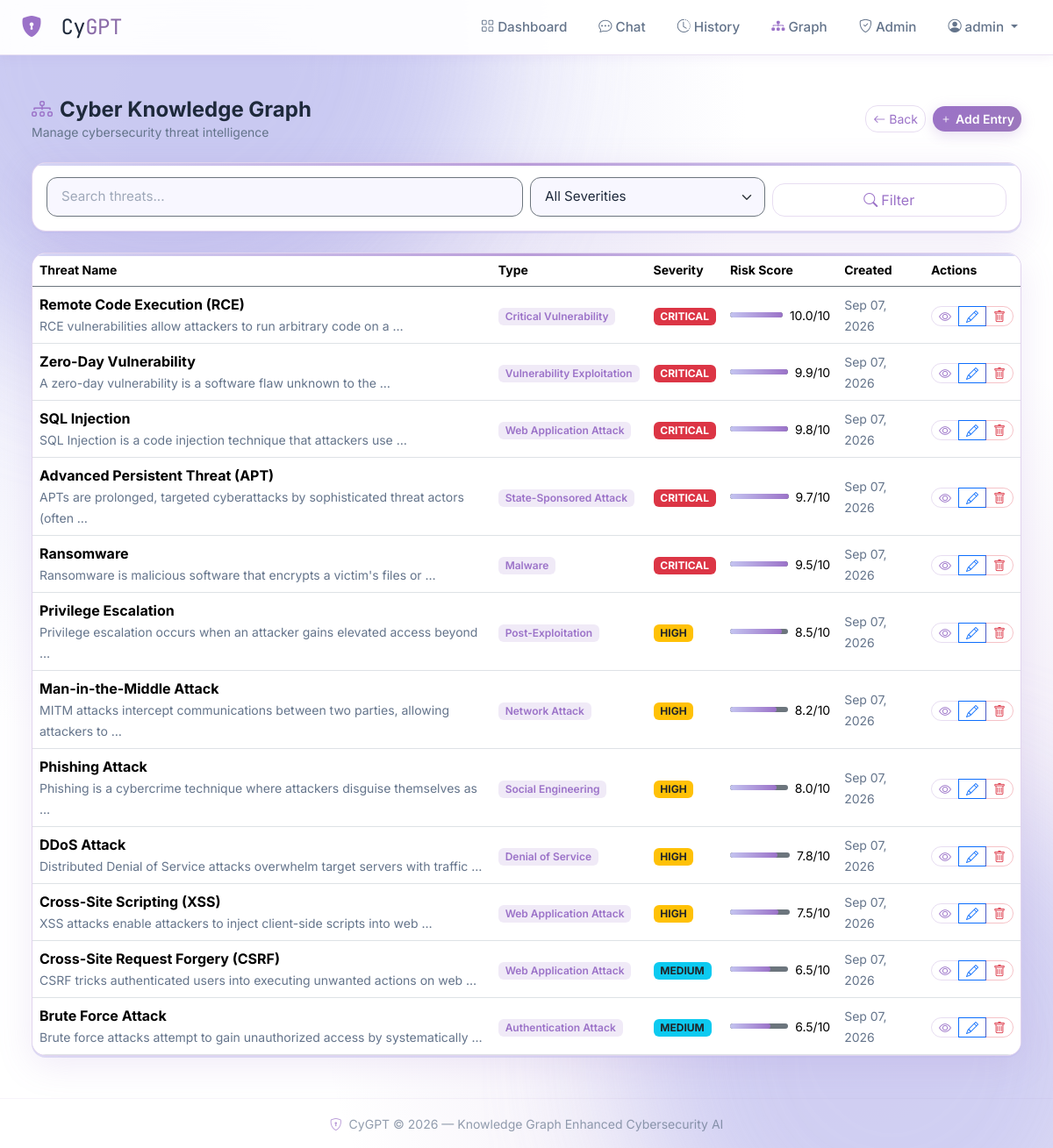
The page /knowledge/ (signed in) on the database its author committed.
### users/models.py (models this page shows, shortened)
class CustomUser(AbstractUser):
    ROLE_CHOICES = [
        ('user', 'User'),
        ('admin', 'Admin'),
    ]
    email = models.EmailField(unique=True)
    role = models.CharField(max_length=10, choices=ROLE_CHOICES, default='user')
    bio = models.TextField(blank=True)
    avatar = models.ImageField(upload_to='avatars/', blank=True, null=True)
    created_at = models.DateTimeField(auto_now_add=True)
    USERNAME_FIELD = 'email'
    REQUIRED_FIELDS = ['username']
    @property
    def is_admin_user(self):
        return self.role == 'admin' or self.is_superuser

### knowledgegraph/models.py (models this page shows, shortened)
class CyberKnowledge(models.Model):
    SEVERITY_CHOICES = [
        ('low', 'Low'),
        ('medium', 'Medium'),
        ('high', 'High'),
        ('critical', 'Critical'),
    ]
    STATUS_CHOICES = [
        ('pending', 'Pending Approval'),
        ('approved', 'Approved'),
        ('rejected', 'Rejected'),
    ]
    THREAT_TYPE_CHOICES = [
        ('Malware', 'Malware'),
        ('Phishing', 'Phishing'),
        ('Ransomware', 'Ransomware'),
        ('DDoS', 'DDoS'),
        ('SQL Injection', 'SQL Injection'),
        ('Cross-Site Scripting (XSS)', 'Cross-Site Scripting (XSS)'),
        ('Zero-Day Exploit', 'Zero-Day Exploit'),
        ('Social Engineering', 'Social Engineering'),
        ('Insider Threat', 'Insider Threat'),
        ('Advanced Persistent Threat (APT)', 'Advanced Persistent Threat (APT)'),
        ('Other', 'Other'),
    ]
    threat_name = models.CharField(max_length=200)
    threat_type = models.CharField(max_length=100, choices=THREAT_TYPE_CHOICES, default='Malware')
    description = models.TextField()
    attack_method = models.TextField()
    prevention = models.TextField()
    severity = models.CharField(max_length=20, choices=SEVERITY_CHOICES, default='medium')
    risk_score = models.FloatField(default=5.0)
    related_vulnerabilities = models.TextField(blank=True)
    cve_references = models.TextField(blank=True, help_text='CVE IDs comma-separated')
    status = models.CharField(max_length=20, choices=STATUS_CHOICES, default='approved')
    submitted_by = models.ForeignKey(settings.AUTH_USER_MODEL, on_delete=models.SET_NULL, null=True, blank=True, related_name='submitted_threats')
    created_at = models.DateTimeField(auto_now_add=True)
    updated_at = models.DateTimeField(auto_now=True)
    class Meta:
        ordering = ['-risk_score', '-created_at']
        verbose_name = 'Cyber Knowledge'
        verbose_name_plural = 'Cyber Knowledge'

### knowledgegraph/views.py (the view)
# urls.py: path('', views.knowledge_list, name='list'),
@require_admin
def knowledge_list(request):
    q = request.GET.get('q', '')
    severity = request.GET.get('severity', '')
    knowledge = CyberKnowledge.objects.all()
    if q:
        knowledge = knowledge.filter(
            Q(threat_name__icontains=q) | Q(threat_type__icontains=q) | Q(description__icontains=q)
        )
    if severity:
        knowledge = knowledge.filter(severity=severity)
    return render(request, 'knowledgegraph/list.html', {
        'knowledge': knowledge, 'q': q, 'severity': severity
    })

### adminpanel/context_processors.py (called while the page is built)
def active_alerts(request):
    if request.user.is_authenticated:
        alerts = [alert for alert in BroadcastAlert.objects.filter(is_active=True) if alert.is_valid]
        return {'active_alerts': alerts}
    return {'active_alerts': []}

### knowledgegraph/views.py (called while the page is built)
def require_admin(view_func):
    from functools import wraps
    @wraps(view_func)
    def wrapper(request, *args, **kwargs):
        if not request.user.is_authenticated or not request.user.is_admin_user:
            messages.error(request, 'Admin access required.')
            return redirect('users:login')
        return view_func(request, *args, **kwargs)
    return wrapper

### templates/knowledgegraph/list.html (shortened to what this page needs)
{% extends 'base.html' %}
{% block content %}
<div class="container-fluid py-4 px-4">
  <div class="d-flex justify-content-between align-items-center mb-4">
    <div>
      <h4 class="fw-bold mb-0"><i class="bi bi-diagram-3 me-2 text-cyan"></i>Cyber Knowledge Graph</h4>
      <p class="text-muted small mb-0">Manage cybersecurity threat intelligence</p>
    </div>
    <div class="d-flex align-items-center gap-2">
      <a href="{% url 'adminpanel:dashboard' %}" class="btn btn-outline-secondary btn-sm"><i class="bi bi-arrow-left me-1"></i>Back</a>
      <a href="{% url 'knowledge:add' %}" class="btn btn-cyber-primary btn-sm"><i class="bi bi-plus me-1"></i>Add Entry</a>
    </div>
  </div>
  <div class="premium-panel p-3 rounded-4 mb-4">
    <form method="get" class="row g-2 align-items-end">
      <div class="col-md-6">
        <input type="text" name="q" value="{{ q }}" class="form-control bg-white text-dark border-secondary" placeholder="Search threats...">
      </div>
      <div class="col-md-3">
        <select name="severity" class="form-select bg-white text-dark border-secondary">
          <option value="">All Severities</option>
        </select>
      </div>
      <div class="col-md-3">
        <button type="submit" class="btn btn-outline-secondary w-100"><i class="bi bi-search me-1"></i>Filter</button>
      </div>
    </form>
  </div>
  <div class="premium-panel rounded-4 overflow-hidden">
    <div class="table-responsive">
      <table class="table table-hover align-middle mb-0">
        <thead class="border-bottom border-secondary">
          <tr class="text-muted small">
            <th>Threat Name</th><th>Type</th><th>Severity</th><th>Risk Score</th><th>Created</th><th>Actions</th>
          </tr>
        </thead>
        <tbody>
          {% for entry in knowledge %}
          <tr>
            <td><strong>{{ entry.threat_name }}</strong><br><small class="text-muted">{{ entry.description|truncatewords:10 }}</small></td>
            <td><span class="badge bg-secondary">{{ entry.threat_type }}</span></td>
            <td>
              <span class="badge {% if entry.severity == 'critical' %}bg-danger{% elif entry.severity == 'high' %}bg-warning text-dark{% elif entry.severity == 'medium' %}bg-info text-dark{% else %}bg-success{% endif %}">
                {{ entry.severity|upper }}
              </span>
            </td>
            <td>
              <div class="d-flex align-items-center gap-2">
                <div class="progress flex-grow-1 bg-secondary" style="height:6px;width:60px;">
                  <div class="progress-bar bg-cyan" style="width:{{ entry.risk_score|floatformat:0 }}0%"></div>
                </div>
                <small>{{ entry.risk_score }}/10</small>
              </div>
            </td>
            <td><small class="text-muted">{{ entry.created_at|date:"M d, Y" }}</small></td>
            <td>
              <div class="btn-group btn-group-sm">
                <a href="{% url 'knowledge:detail' entry.pk %}" class="btn btn-outline-secondary py-0"><i class="bi bi-eye"></i></a>
                <a href="{% url 'knowledge:edit' entry.pk %}" class="btn btn-outline-primary py-0"><i class="bi bi-pencil"></i></a>
                <a href="{% url 'knowledge:delete' entry.pk %}" class="btn btn-outline-danger py-0"><i class="bi bi-trash"></i></a>
              </div>
            </td>
          </tr>
          {% empty %}
          <tr><td colspan="6" class="text-center text-muted py-4">No knowledge entries found. <a href="{% url 'knowledge:add' %}" class="text-cyan">Add the first entry.</a></td></tr>
          {% endfor %}
        </tbody>
      </table>
    </div>
  </div>
</div>
{% endblock %}

### templates/base.html (shortened to what this page needs)
<!DOCTYPE html>
<html lang="en" data-bs-theme="light">
<head>
  <link href="https://cdn.jsdelivr.net/npm/bootstrap@5.3.2/dist/css/bootstrap.min.css" rel="stylesheet">
  <link href="https://cdn.jsdelivr.net/npm/bootstrap-icons@1.11.3/font/bootstrap-icons.min.css" rel="stylesheet">
  {% load static %}
  <link rel="stylesheet" href="{% static 'css/custom.css' %}">
</head>
<body class="cyber-body">
<nav class="navbar navbar-expand-lg cyber-navbar sticky-top">
  <div class="container-fluid px-4">
    <a class="navbar-brand cyber-brand" href="/">
      <i class="bi bi-shield-lock-fill text-cyan me-2"></i>
      <span class="brand-text">Cy<span class="text-cyan-light">GPT</span></span>
    </a>
    <div class="collapse navbar-collapse" id="navbarNav">
      <ul class="navbar-nav ms-auto align-items-center gap-1">
        {% if user.is_authenticated %}
          <li class="nav-item"><a class="nav-link cyber-nav-link" href="{% url 'chatbot:dashboard' %}"><i class="bi bi-grid me-1"></i>Dashboard</a></li>
          <li class="nav-item"><a class="nav-link cyber-nav-link" href="{% url 'chatbot:chat' %}"><i class="bi bi-chat-dots me-1"></i>Chat</a></li>
          <li class="nav-item"><a class="nav-link cyber-nav-link" href="{% url 'chatbot:history' %}"><i class="bi bi-clock-history me-1"></i>History</a></li>
          <li class="nav-item"><a class="nav-link cyber-nav-link" href="{% url 'knowledge:graph' %}"><i class="bi bi-diagram-3-fill me-1 text-cyan"></i>Graph</a></li>
          {% if user.is_admin_user %}
            <li class="nav-item"><a class="nav-link cyber-nav-link text-warning" href="{% url 'adminpanel:dashboard' %}"><i class="bi bi-shield-check me-1"></i>Admin</a></li>
          {% endif %}
          <li class="nav-item dropdown">
            <a class="nav-link dropdown-toggle cyber-nav-link" href="#" data-bs-toggle="dropdown">
              <i class="bi bi-person-circle me-1"></i>{{ user.username }}
            </a>
          </li>
        {% else %}
          <li class="nav-item"><a class="nav-link cyber-nav-link" href="{% url 'users:login' %}">Login</a></li>
          <li class="nav-item"><a class="btn btn-cyber-primary btn-sm ms-2" href="{% url 'users:register' %}">Get Started</a></li>
        {% endif %}
      </ul>
    </div>
  </div>
</nav>
<main class="{% block main_class %}container-fluid py-4{% endblock %}">
  {% block content %}{% endblock %}
</main>
<footer class="cyber-footer mt-auto py-3 text-center">
  <small class="text-muted" style="opacity: 0.7;">
    <i class="bi bi-shield-lock text-cyan me-1"></i>
    CyGPT &copy; 2026 — Knowledge Graph Enhanced Cybersecurity AI
  </small>
</footer>
{% load static %}
</body>
</html>

### static/css/custom.css (style rules this page uses)
:root { --cyber-violet: #9B72C8; --cyber-lavender: #C4C4F0; --cyber-bg: #FFFFFF; --cyber-bg-alt: #F8F7FF; --cyber-text: #1E293B; --cyber-text-muted: #64748B; --cyber-surface: rgba(255, 255, 255, 0.95); --cyber-border: rgba(155, 114, 200, 0.35); --cyber-glow: 0 10px 30px rgba(155, 114, 200, 0.3); }
body.cyber-body { background-color: var(--cyber-bg); background-image: radial-gradient(ellipse at 20% 10%, rgba(196, 196, 240, 0.5) 0%, transparent 45%), radial-gradient(ellipse at 80% 80%, rgba(155, 114, 200, 0.2) 0%, transparent 45%); font-family: 'Inter', sans-serif; color: var(--cyber-text); min-height: 100vh; position: relative; overflow-x: hidden; }
.cyber-navbar { background: rgba(255, 255, 255, 0.95) !important; backdrop-filter: blur(20px); border-bottom: 1px solid rgba(155, 114, 200, 0.2); box-shadow: 0 2px 12px rgba(155, 114, 200, 0.1); z-index: 100; transition: background 0.3s ease, box-shadow 0.3s ease; }
.cyber-brand { font-family: 'JetBrains Mono', monospace; font-size: 1.5rem; text-decoration: none; color: var(--cyber-text) !important; letter-spacing: -0.5px; }
.cyber-nav-link { color: var(--cyber-text-muted) !important; transition: all 0.3s ease; padding: .5rem 1rem !important; border-radius: 20px; font-size: .95rem; font-weight: 500; }
.premium-panel { background: #FFFFFF; border-radius: 24px; border: 1px solid rgba(155, 114, 200, 0.3); box-shadow: 0 10px 40px rgba(155, 114, 200, 0.15), 0 2px 0 rgba(196,196,240,0.5); transition: transform 0.4s cubic-bezier(0.175, 0.885, 0.32, 1.275), box-shadow 0.4s ease; position: relative; overflow: hidden; }
.premium-panel::after { content: ''; position: absolute; top: 0; left: 0; right: 0; height: 3px; background: linear-gradient(90deg, var(--cyber-lavender), var(--cyber-violet), var(--cyber-lavender)); border-radius: 24px 24px 0 0; opacity: 0.7; }
.btn-cyber-primary { background: linear-gradient(135deg, var(--cyber-violet), #9C78BC); color: #fff; border: none; font-weight: 600; transition: all 0.3s ease; border-radius: 14px; box-shadow: 0 4px 15px rgba(177, 143, 207, 0.3); }
.btn-outline-secondary { border-radius: 14px; border: 1px solid rgba(177, 143, 207, 0.3); color: var(--cyber-violet); background: transparent; }
.text-cyan { color: var(--cyber-violet) !important; }
.text-cyan-light { color: #8A6BA8 !important; }
.bg-cyan { background-color: var(--cyber-violet) !important; }
.text-muted { color: var(--cyber-text-muted) !important; }
.cyber-footer { border-top: 1px solid rgba(177, 143, 207, 0.1); background: transparent; }
.form-control, .form-select { background-color: var(--cyber-bg-alt) !important; border: 1px solid rgba(155, 114, 200, 0.25); color: var(--cyber-text) !important; border-radius: 12px; padding: 0.65rem 1rem; font-size: 0.95rem; transition: border-color 0.3s ease, box-shadow 0.3s ease; }
.form-control::placeholder { color: var(--cyber-text-muted); opacity: 0.6; }
.progress { border-radius: 20px; overflow: hidden; }
.progress-bar.bg-cyan { background: linear-gradient(90deg, var(--cyber-lavender), var(--cyber-violet)) !important; border-radius: 20px; transition: width 0.8s ease; }
.badge.bg-secondary { background-color: rgba(155, 114, 200, 0.15) !important; color: var(--cyber-violet) !important; font-weight: 600; }
.btn-outline-danger { border-radius: 14px; border: 1px solid rgba(220, 53, 69, 0.3); transition: all 0.3s ease; }

### rows shown on the page
CustomUser: username "admin"
CyberKnowledge: threat_name "Remote Code Execution (RCE)", description "RCE vulnerabilities allow attackers to run arbitrary code on a …", threat_type "Critical Vulnerability", severity "CRITICAL", risk_score "10.0", created_at "Sep 07, 2026"
CyberKnowledge: threat_name "Zero-Day Vulnerability", description "A zero-day vulnerability is a software flaw unknown to the …", threat_type "Vulnerability Exploitation", severity "CRITICAL", risk_score "9.9", created_at "Sep 07, 2026"
CyberKnowledge: threat_name "SQL Injection", description "SQL Injection is a code injection technique that attackers use …", threat_type "Web Application Attack", severity "CRITICAL", risk_score "9.8", created_at "Sep 07, 2026"
CyberKnowledge: threat_name "Advanced Persistent Threat (APT)", description "APTs are prolonged, targeted cyberattacks by sophisticated threat actors (often …", threat_type "State-Sponsored Attack", severity "CRITICAL", risk_score "9.7", created_at "Sep 07, 2026"
CyberKnowledge: threat_name "Ransomware", description "Ransomware is malicious software that encrypts a victim's files or …", threat_type "Malware", severity "CRITICAL", risk_score "9.5", created_at "Sep 07, 2026"
CyberKnowledge: threat_name "Privilege Escalation", description "Privilege escalation occurs when an attacker gains elevated access beyond …", threat_type "Post-Exploitation", severity "HIGH", risk_score "8.5", created_at "Sep 07, 2026"
CyberKnowledge: threat_name "Man-in-the-Middle Attack", description "MITM attacks intercept communications between two parties, allowing attackers to …", threat_type "Network Attack", severity "HIGH", risk_score "8.2", created_at "Sep 07, 2026"
CyberKnowledge: threat_name "Phishing Attack", description "Phishing is a cybercrime technique where attackers disguise themselves as …", threat_type "Social Engineering", severity "HIGH", risk_score "8.0", created_at "Sep 07, 2026"
CyberKnowledge: threat_name "DDoS Attack", description "Distributed Denial of Service attacks overwhelm target servers with traffic …", threat_type "Denial of Service", severity "HIGH", risk_score "7.8", created_at "Sep 07, 2026"
CyberKnowledge: threat_name "Cross-Site Scripting (XSS)", description "XSS attacks enable attackers to inject client-side scripts into web …", threat_type "Web Application Attack", severity "HIGH", risk_score "7.5", created_at "Sep 07, 2026"
CyberKnowledge: threat_name "Cross-Site Request Forgery (CSRF)", description "CSRF tricks authenticated users into executing unwanted actions on web …", threat_type "Web Application Attack", severity "MEDIUM", risk_score "6.5", created_at "Sep 07, 2026"
CyberKnowledge: threat_name "Brute Force Attack", description "Brute force attacks attempt to gain unauthorized access by systematically …", threat_type "Authentication Attack", severity "MEDIUM", risk_score "6.5", created_at "Sep 07, 2026"
